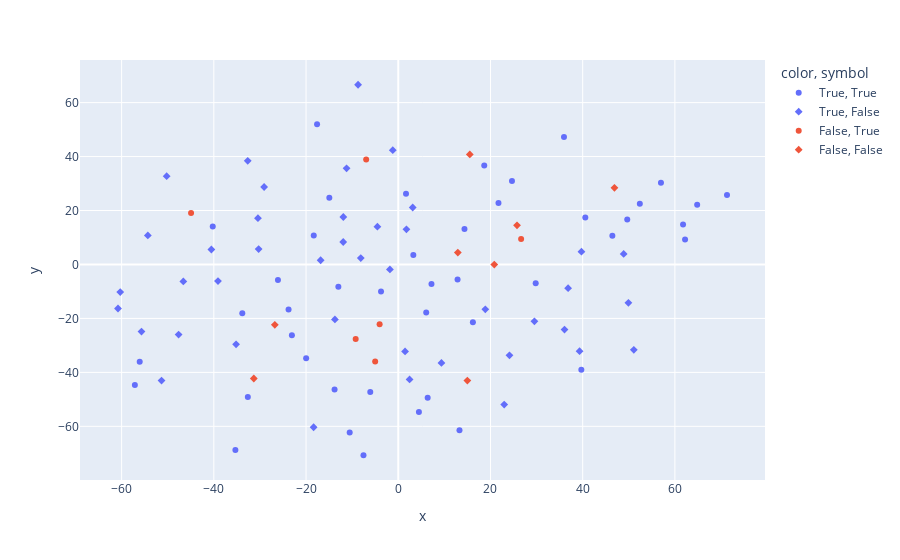

Notebook source saved alongside this figure:
### Markdown cell above
Enregistrement du modele LR avec les meilleurs paramètres déterminés et affichage de la matrice de confusion et de la courbe ROC correspondante :
Affichage en nuage de point des texte utilisé pour le test du classifieur LR dans le but de visualiser une eventuelle tendance des articles qui ont été mal labélisés par le modèle (peu concluant)

### Code cell
import pickle
from sklearn.linear_model import LogisticRegression
from sklearn.model_selection import train_test_split
from sklearn.metrics import roc_curve, auc
import matplotlib.pyplot as plt

# Création d'un jeu d'apprentissage et de test
trainsize=0.9 # 90% pour le jeu d'apprentissage, il reste 30% du jeu de données pour
testsize= 0.1
seed=30
train_title,test_title,train_note,test_note=train_test_split(X_train,y_train, train_size=trainsize,random_state=seed,test_size=testsize,stratify=y_train)

pipeline=Pipeline([
    ("cleaner", TextNormalizer(removedigit=False, getlemmatisation=False)),
    ("tfidf", TfidfVectorizer(lowercase=True, stop_words=None)),
    ('lr', LogisticRegression(C=100,penalty='l2', solver='newton-cg'))
])
pipeline.fit(train_title,train_note)
filename='./Modele/VF_LR.pkl'
print("Sauvegarde du modèle dans ", filename)
pickle.dump(pipeline, open(filename, "wb"))

print ("Chargement du modèle \n")
# le chargement se fait via la fonction load
clf_loaded = pickle.load(open(filename, 'rb'))
# affichage du modèle sauvegardé
print (clf_loaded)

# Test avec les données qu'il a apprises
y_pred = clf_loaded.predict(test_title)
# autres mesures et matrice de confusion
MyshowAllScores(test_note,y_pred)

# Calcul de la courbe ROC
y_pred_proba = clf_loaded.predict_proba(test_title)[:,1]
fpr, tpr, thresholds = roc_curve(test_note, y_pred_proba)
roc_auc = auc(fpr, tpr)

# Tracé de la courbe ROC
plt.figure()
plt.plot(fpr, tpr, color='darkorange', lw=2, label='Courbe ROC (AUC = %0.2f)' % roc_auc)
plt.plot([0, 1], [0, 1], color='navy', lw=2, linestyle='--')
plt.xlim([0.0, 1.0])
plt.ylim([0.0, 1.05])
plt.xlabel('Taux de faux positifs')
plt.ylabel('Taux de vrais positifs')
plt.title('Courbe ROC')
plt.legend(loc="lower right")
plt.show()


new_class_data = pd.DataFrame(np.column_stack((test_title, y_pred,test_note)), columns=['title', 'predictions','note'])


# # concatenate the two dataframes
# new_class_data = pd.concat([test_title, predictions_df],ignore_index = True)

new_class_data = new_class_data.loc[~new_class_data['predictions'].isin(["false","true"])]
# print(new_class_data)


import pandas as pd
import numpy as np
from sklearn.manifold import TSNE
import plotly.express as px

text_normalizer = TextNormalizer(getlemmatisation=True, removedigit=True, removestopwords=True)
cleaned_text = text_normalizer.fit_transform(new_class_data["title"])
tfidf = TfidfVectorizer(lowercase=False)
vector_tfidf = tfidf.fit_transform(cleaned_text)
tsne = TSNE(n_components=2, random_state=42)
projections = tsne.fit_transform(vector_tfidf.toarray())

# Ajoutez une colonne pour indiquer si la prédiction du modèle est correcte ou non
new_class_data["correct"] = (new_class_data["predictions"] == new_class_data["note"])

# Tracez un graphique en utilisant Plotly pour représenter les projections obtenues avec des couleurs différentes pour les prédictions correctes et incorrectes
fig = px.scatter(x=projections[:,0], y=projections[:,1], color=new_class_data["correct"],symbol=new_class_data["note"])
fig.show()

### Figure 1 — Plotly figure (JSON) as saved in the notebook; plotly's stock layout.template omitted (floating-point values rounded to 4 significant figures)
{"data": [{"hovertemplate": "color=True<br>symbol=True<br>x=%{x}<br>y=%{y}<extra></extra>", "legendgroup": "True, True", "marker": {"color": "#636efa", "symbol": "circle"}, "mode": "markers", "name": "True, True", "orientation": "v", "showlegend": true, "type": "scatter", "x": [18.65, 6.379, -17.61, -12.99, -23.79, -3.739, -19.98, 62.2, 1.682, -33.83, -13.81, 3.27, 40.57, 14.36, 6.062, -10.54, 16.19, -57.13, 71.3, 56.98, 35.95, -6.068, -56.08, 49.66, -18.33, 46.44, 12.86, -32.62, 52.39, 7.204, 61.77, 29.81, 39.71, 13.28, -40.24, -26.09, -7.546, -23.07, 21.73, 64.83, -35.32, -14.95, 24.66, 4.479], "xaxis": "x", "y": [36.7, -49.38, 51.95, -8.239, -16.73, -10.02, -34.75, 9.217, 26.24, -18.07, -46.37, 3.537, 17.43, 13.17, -17.79, -62.31, -21.43, -44.71, 25.76, 30.26, 47.28, -47.24, -36.05, 16.64, 10.74, 10.61, -5.603, -49.14, 22.55, -7.268, 14.81, -6.934, -39.05, -61.43, 14.03, -5.717, -70.72, -26.23, 22.78, 22.18, -68.79, 24.7, 30.91, -54.66], "yaxis": "y"}, {"hovertemplate": "color=True<br>symbol=False<br>x=%{x}<br>y=%{y}<extra></extra>", "legendgroup": "True, False", "marker": {"color": "#636efa", "symbol": "diamond"}, "mode": "markers", "name": "True, False", "orientation": "v", "showlegend": true, "type": "scatter", "x": [-30.43, -8.127, -8.715, 24.12, -35.18, 49.91, -11.94, -13.74, -40.53, 36.06, -1.81, -47.64, 1.477, -55.69, 36.84, 51.09, -11.21, -4.525, -39.1, -54.31, 48.89, 39.32, -60.79, -1.191, -51.34, 18.88, -18.36, -60.3, -11.92, 9.365, -29.09, 39.73, 29.53, 2.454, -30.28, 22.98, -46.62, -50.23, 1.773, 3.135, -32.65, -16.83], "xaxis": "x", "y": [17.17, 2.355, 66.62, -33.69, -29.61, -14.22, 8.337, -20.38, 5.552, -24.13, -1.849, -26.0, -32.23, -24.87, -8.784, -31.63, 35.62, 14.02, -6.142, 10.77, 3.918, -32.13, -16.32, 42.36, -43.03, -16.61, -60.34, -10.22, 17.59, -36.48, 28.71, 4.743, -21.07, -42.62, 5.688, -51.94, -6.271, 32.72, 13.01, 21.13, 38.4, 1.561], "yaxis": "y"}, {"hovertemplate": "color=False<br>symbol=True<br>x=%{x}<br>y=%{y}<extra></extra>", "legendgroup": "False, True", "marker": {"color": "#EF553B", "symbol": "circle"}, "mode": "markers", "name": "False, True", "orientation": "v", "showlegend": true, "type": "scatter", "x": [26.64, -4.045, -9.236, -6.96, -5.007, -44.94], "xaxis": "x", "y": [9.397, -22.12, -27.59, 38.94, -35.96, 19.09], "yaxis": "y"}, {"hovertemplate": "color=False<br>symbol=False<br>x=%{x}<br>y=%{y}<extra></extra>", "legendgroup": "False, False", "marker": {"color": "#EF553B", "symbol": "diamond"}, "mode": "markers", "name": "False, False", "orientation": "v", "showlegend": true, "type": "scatter", "x": [-26.77, 14.99, 46.89, 25.76, 12.92, 20.83, -31.33, 15.52], "xaxis": "x", "y": [-22.38, -43.06, 28.4, 14.51, 4.417, -0.04331, -42.27, 40.77], "yaxis": "y"}], "layout": {"legend": {"title": {"text": "color, symbol"}, "tracegroupgap": 0}, "margin": {"t": 60}, "xaxis": {"anchor": "y", "domain": [0, 1], "title": {"text": "x"}}, "yaxis": {"anchor": "x", "domain": [0, 1], "title": {"text": "y"}}}}
